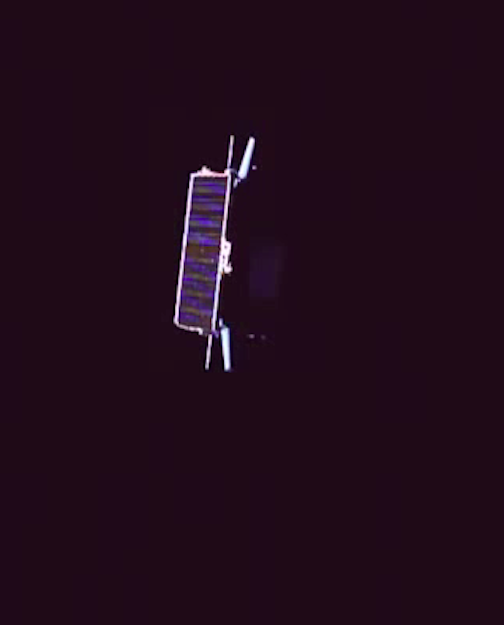
#> input picture detect/test/test4.png, 504 x 625 px
$ python skeleton.py
#> lines starting #> are read from the running program, lines starting #| are printed output that depends on the picture; after the words box and inside, x2 and y2 are one past the last pixel; in counts of white or black regions, pixels touching at a corner belong together
import cv2
import numpy as np

img = cv2.imread('test/test4.png',0)
#> img: shape (625, 504); min 0, max 255, mean 19.3
size = np.size(img)
#> size = 315000
skel = np.zeros(img.shape,np.uint8)

ret,img = cv2.threshold(img,127,255,0)
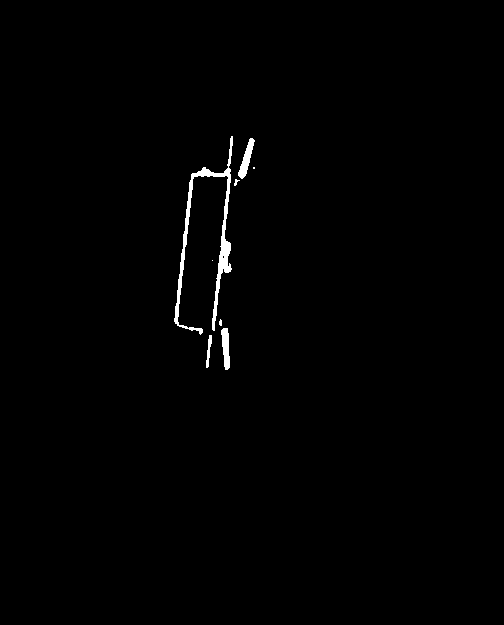
#> img: shape (625, 504); 0.75% white; 8 white regions (3 under 20 px), largest, box (x1, y1, x2, y2) and area: (174, 136, 233, 335) 1681, (238, 138, 255, 179) 281, (221, 328, 230, 370) 263, (206, 335, 212, 368) 98, (234, 179, 240, 186) 20
element = cv2.getStructuringElement(cv2.MORPH_CROSS,(3,3))
done = False

while( not done):
    eroded = cv2.erode(img,element)
    temp = cv2.dilate(eroded,element)
    temp = cv2.subtract(img,temp)
    skel = cv2.bitwise_or(skel,temp)
    img = eroded.copy()

    zeros = size - cv2.countNonZero(img)
    if zeros==size:
        done = True
#> this loop made 6 passes
#> zeros on passes 1 to 6: 313738, 314578, 314844, 314971, 314999, 315000
#> pass 1, `eroded = cv2.erode(img,element)`:
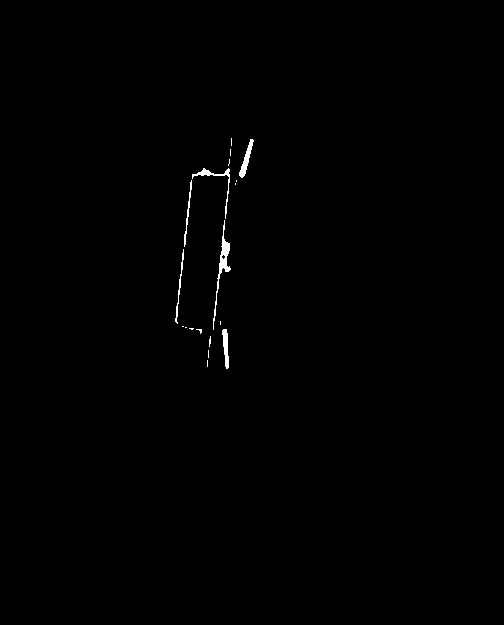
#> eroded: shape (625, 504); 0.4% white; 19 white regions (13 under 20 px), largest, box (x1, y1, x2, y2) and area: (213, 220, 231, 330) 359, (192, 168, 230, 219) 204, (239, 139, 254, 178) 198, (222, 329, 229, 369) 175, (175, 249, 184, 324) 123, (184, 180, 192, 247) 117
#> pass 1, `temp = cv2.subtract(img,temp)`:
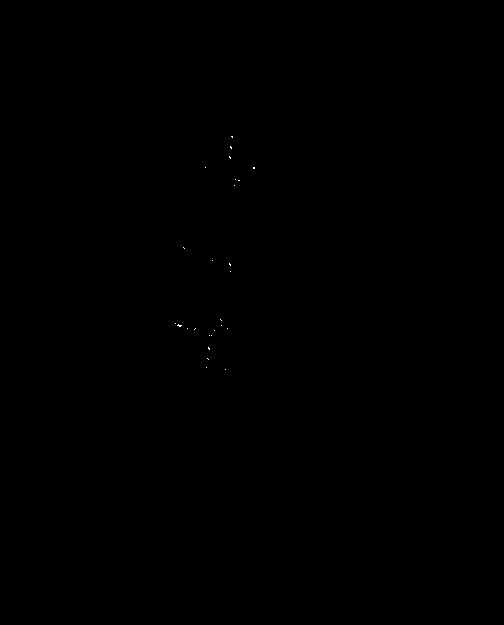
#> temp: shape (625, 504); 0.02% white in thin lines or dots, all inside (x1, y1, x2, y2) = (175, 136, 255, 370)
#> pass 2, `eroded = cv2.erode(img,element)`:
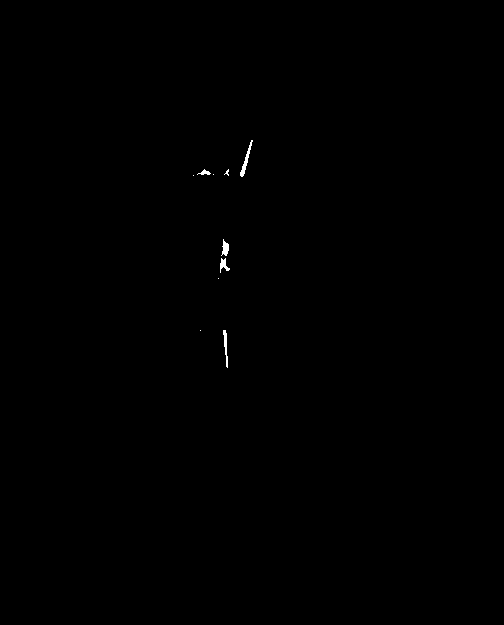
#> eroded: shape (625, 504); 0.13% white; 10 white regions (5 under 20 px), largest, box (x1, y1, x2, y2) and area: (240, 140, 253, 177) 119, (223, 330, 228, 368) 93, (221, 239, 229, 256) 80, (220, 258, 230, 273) 71, (197, 169, 211, 175) 40
#> after the loop: eroded: shape (625, 504); every value is 0
#> after the loop:
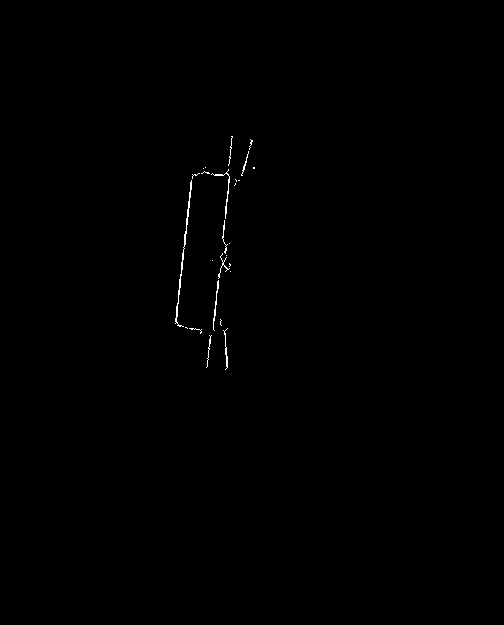
#> skel: shape (625, 504); 0.25% white in thin lines or dots, all inside (x1, y1, x2, y2) = (175, 136, 255, 370)

cv2.imshow("skel",skel)
cv2.waitKey(0)
cv2.destroyAllWindows()

$ run again, with detect/test/test1.png copied over detect/test/test4.png
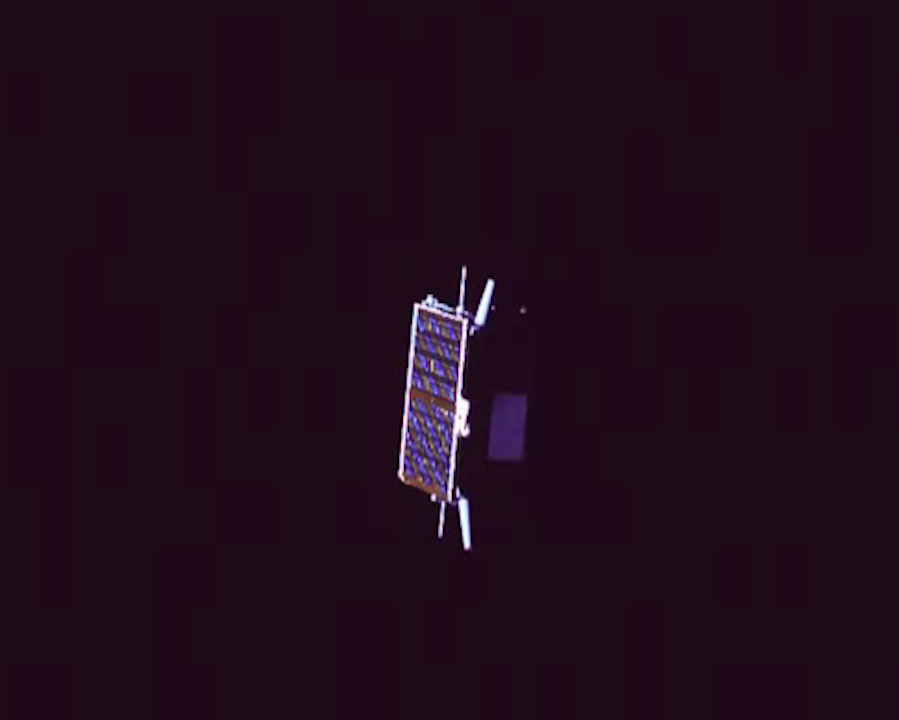
#> input picture detect/test/test1.png, 899 x 720 px
#> size = 647280
#> `ret,img = cv2.threshold(img,127,255,0)`:
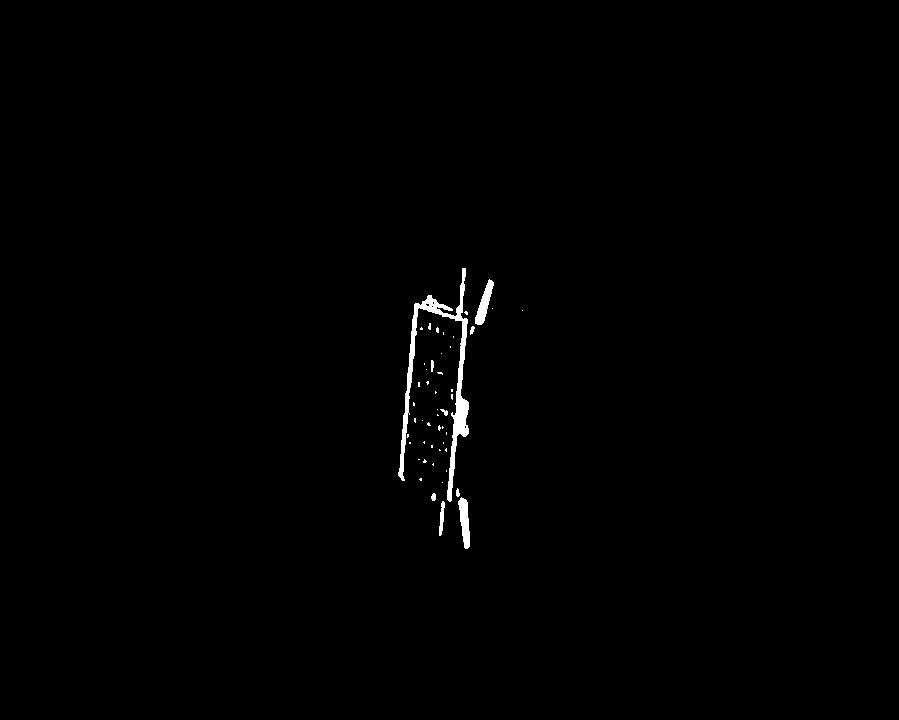
#> img: shape (720, 899); 0.6% white; 49 white regions (40 under 20 px), largest, box (x1, y1, x2, y2) and area: (398, 268, 469, 502) 2598, (458, 497, 470, 549) 390, (475, 279, 494, 325) 377
#> the loop `while( not done):` made 7 passes
#> zeros on passes 1 to 7: 644989, 646254, 646835, 647084, 647204, 647262, 647280
#> after the loop `while( not done):`:
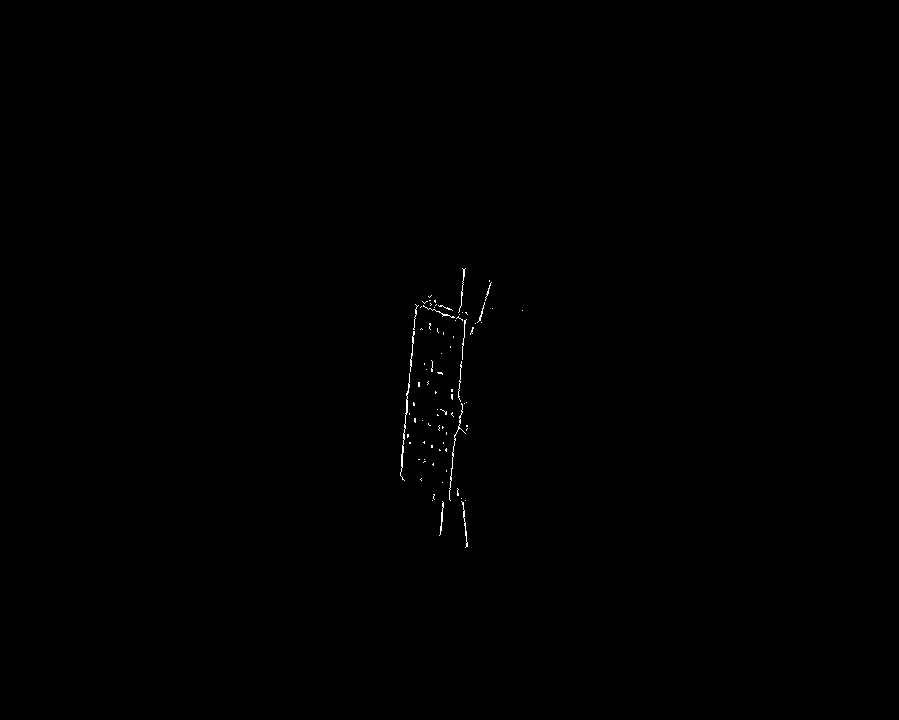
#> skel: shape (720, 899); 0.16% white in thin lines or dots, all inside (x1, y1, x2, y2) = (400, 268, 523, 548)
